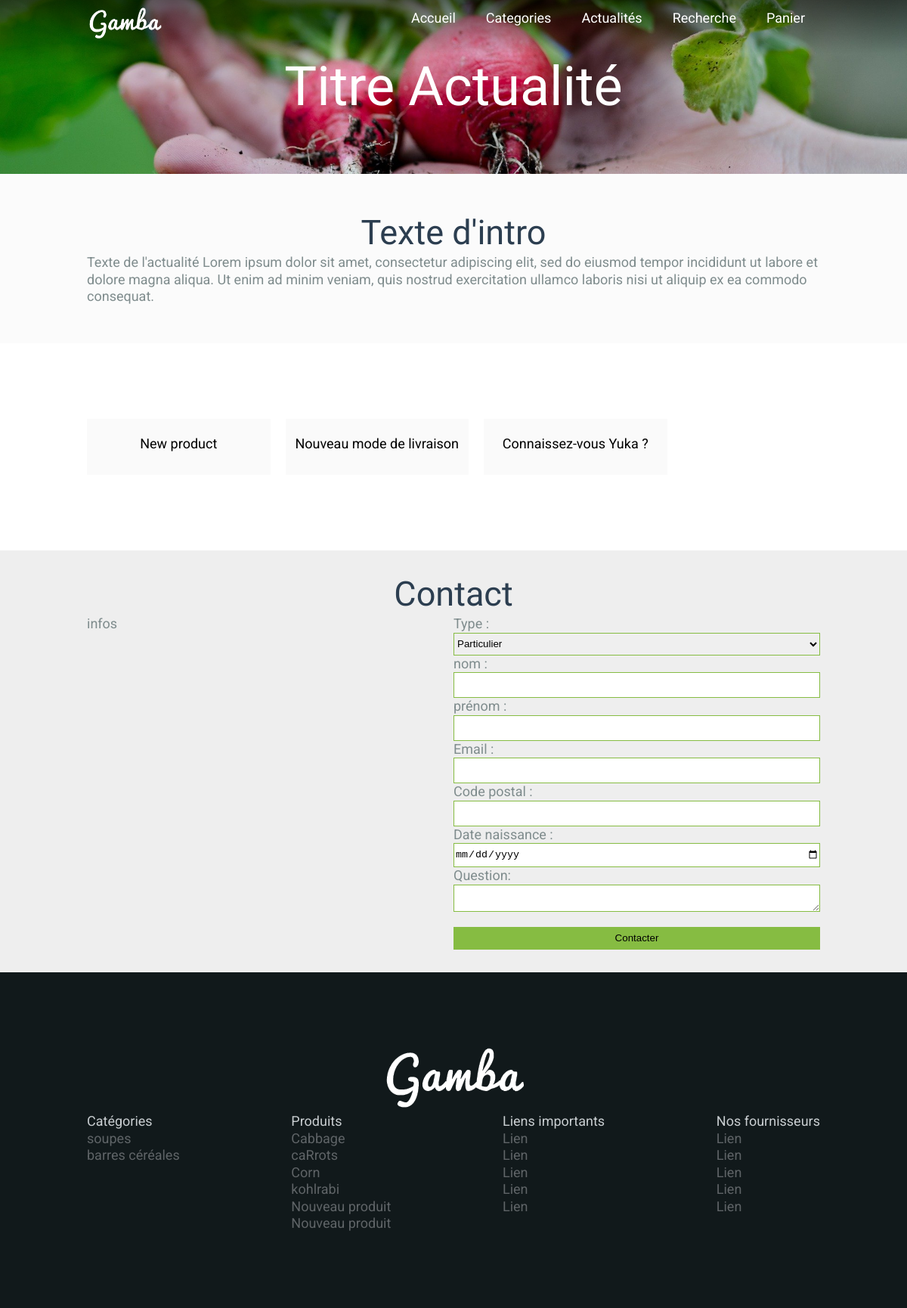
Page /?p=actualites on the committed database.
### tables this page shows
CREATE TABLE `actualites` (
  `id_actu` int(11) NOT NULL,
  `nom_actu` varchar(50) NOT NULL,
  `dec_actu` varchar(255) NOT NULL,
  `content_actu` longtext NOT NULL
);

CREATE TABLE `categorie` (
  `id_cat` int(11) NOT NULL,
  `nom_cat` varchar(50) NOT NULL,
  `desc_cat` text NOT NULL,
  `text_cat` longtext NOT NULL,
  `id_cat_cat` int(11) DEFAULT NULL
);

CREATE TABLE `produits` (
  `id_produit` int(11) NOT NULL,
  `nom_produit` varchar(50) NOT NULL,
  `desc_produit` text NOT NULL,
  `sous_titre_produit` varchar(50) NOT NULL,
  `id_cat_produit` int(11) DEFAULT NULL
);

### controllers/header.php (called while the page is built)
<?php
$menu = [
	[
		"text" => "Accueil",
		"url" => "./"
	],
	[
		"text" => "Categories",
		"url" => "./?p=categories"
	],
	[
		"text" => "Actualités",
		"url" => "./?p=actualites"
	],
	[
		"text" => "Recherche",
		"url" => "./?p=recherche"
	],
	[
		"text" => "Panier",
		"url" => "./?p=panier"
	]
];
require("views/header.php");
?>

### controllers/page_actualites.php (called while the page is built, shortened)
<?php
$actualites = all("actualites");
require("views/page_actualites.php");
?>

### core/bdd.php (called while the page is built, shortened)
<?php
    function all($table){
        $db =   $GLOBALS["db"];
        $sql = "SELECT * FROM $table";
        $rst = $db->query($sql);
        return $rst->fetchAll(PDO::FETCH_ASSOC);
    }
?>

### controllers/contact.php (called while the page is built, shortened)
<?php
require("views/contact.php");
?>

### controllers/footer.php (called while the page is built)
<?php
$categories = all("categorie");
$produits = all("produits");
require("views/footer.php");
?>

### views/page_actualites.php (the view, shortened to what this page needs)
<?php afficher("header"); ?>
<div id="introproduct">
	<div class="container">
		<h1>Titre actualité</h1>
	</div>
</div>
<div id="deal">
	<div class="container">
		<h2>Texte d'intro</h2>
		<div class="ligne">
			<div>
				<p>Texte de l'actualité Lorem ipsum dolor sit amet, consectetur adipiscing elit, sed do eiusmod tempor incididunt ut labore et dolore magna aliqua. Ut enim ad minim veniam, quis nostrud exercitation ullamco laboris nisi ut aliquip ex ea commodo consequat.</p>
			</div>
		</div>
	</div>
</div>
<div id="products">
	<div class="container">
		<div id="listprod">
			<?php foreach($actualites as $key => $actualite){
				$id = $actualite["id_actu"];
				$nom = $actualite["nom_actu"];
			?>
				<a href="?p=actualite&id=<?php echo $id ?>" class="prod">
					<span>
						<?php echo $nom;?>
					</span>
				</a>
			<?php }?>
		</div>
	</div>
</div>
<?php afficher("contact"); ?>
<?php afficher("footer"); ?>

### core/rooter.php (shortened to what this page needs)
<?php
function afficher($view){
	if($view == "header"){
		require("controllers/header.php");
	}
	if($view == "footer"){
		require("controllers/footer.php");
	}
	if($view == "contact"){
		require("controllers/contact.php");
	}
}
$p = "";
if(isset($_GET["p"])){
	$p = $_GET["p"];
}
switch($p){
	case "actualites":
		require("controllers/page_actualites.php");
	break;
}
$content = ob_get_contents();
?>

### views/header.php
<header id="navmenu">
	<div class="container ligne">
		<a href="" id="logo">
			<img src="styles/imgs/logo.png" alt="">
		</a>
		<div id="menu" class="ligne">
			<?php foreach($menu as $key => $lien){ ?>
				<a href="<?php echo $lien["url"] ?>" class="menu"><?php echo $lien["text"] ?></a>
			<?php } ?>
		</div>
	</div>
</header>

### views/contact.php (shortened to what this page needs)
<div id="contact">
	<div class="container">
		<h2>Contact</h2>
		<div class="duo">
			<div>infos</div>
			<div>
				<form id="monForm" action="#contact" method="post">
					<label for="inpType">Type :</label>
					<select name="type" id="inpType">
						<option value="part">Particulier</option>
					</select>
					<label for="inpNom">nom :</label>
					<input type="text" name="nom" id="inpNom">
					<label for="inpPre">prénom :</label>
					<input type="text" name="prenom" id="inpPre">
					<label for="inpEmail">Email :</label>
					<input type="text" name="email" id="inpEmail">
					<label for="inpCpde">Code postal :</label>
					<input type="text" name="cp" id="inpCode">
					<label for="inpDate">Date naissance :</label>
					<input type="date" name="date" id="inpDate">
					<label for="inpQues">Question:</label>
					<textarea name="question" id="inpQues" cols="30" rows="10"></textarea>
					<input type="submit" value="Contacter">
				</form>
			</div>
		</div>
	</div>
</div>

### views/footer.php (shortened to what this page needs)
<footer id="footer">
	<div class="container">
		<img src="styles/imgs/logo.png" alt="">
		<div class="ligne">
			<div class="footer">
				<h4>Catégories</h4>
				<?php foreach($categories as $key => $categorie){
					$nom = $categorie["nom_cat"];
				?>
					<a href="#" title="" class="menufoot"><?php echo $nom ?></a>
				<?php }?>
			</div>
			<div class="footer">
				<h4>Produits</h4>
				<?php foreach($produits as $key => $produit){
					$nom = $produit["nom_produit"];
				?>
					<a href="#" title="" class="menufoot"><?php echo $nom ?></a>
				<?php }?>
			</div>
			<div class="footer">
				<h4>Liens importants</h4>
				<a href="#" title="" class="menufoot">Lien</a>
				<a href="#" title="" class="menufoot">Lien</a>
				<a href="#" title="" class="menufoot">Lien</a>
				<a href="#" title="" class="menufoot">Lien</a>
				<a href="#" title="" class="menufoot">Lien</a>
			</div>
			<div class="footer">
				<h4>Nos fournisseurs</h4>
				<a href="#" title="" class="menufoot">Lien</a>
				<a href="#" title="" class="menufoot">Lien</a>
				<a href="#" title="" class="menufoot">Lien</a>
				<a href="#" title="" class="menufoot">Lien</a>
				<a href="#" title="" class="menufoot">Lien</a>
			</div>
		</div>
	</div>
</footer>

### index.php (shortened to what this page needs)
<?php
    require("core/bdd.php");
	require("core/rooter.php");
?>
<!doctype html>
<html>
<head>
	<link rel="stylesheet" href="styles/reset.css">
	<link rel="stylesheet" href="styles/styles.css">
</head>
<body>
	<?php echo $content ?>
</body>
</html>

### styles/styles.css (style rules this page uses)
body { font-family: 'Roboto', sans-serif; font-size:18px; color:#7f8c8d; line-height:1.25em; }
a { color:inherit; text-decoration: none; }
h1 { font-family: 'Indie Flower', cursive; font-size:4em; text-align: center; line-height:1.25em; }
h2 { font-family: 'Indie Flower', cursive; font-size: 2.5em; text-align: center; color:#2c3e50; line-height:1.25em; }
h4 { color: #c9ced1; text-align: left; }
p { text-align: center; }
.container { width: 970px; margin:auto; }
#navmenu { width: 100%; height: 50px; position: fixed; padding: 10px 0px; background: linear-gradient(180deg, rgba(0,0,0,0.5) 0%, rgba(0,0,0,0) 100%); }
#logo { width: 100px; }
#logo>img { width: 100%; }
.menu { padding: 5px 20px; color: #fff; text-decoration: none; line-height: 1em; }
#deal { background-color: #fbfbfb; padding: 50px 0px; }
.ligne { display: flex; justify-content: space-between; }
#deal h3,#deal p { text-align: left; }
#contact { background: #eee; padding: 30px 0px; }
.duo { display: flex; }
.duo>div { width: 50%; }
#monForm { display: flex; flex-direction: column; }
#monForm input,#monForm textarea,#monForm select { border : 1px solid #86bc42; height: 30px; }
#monForm input[type="submit"] { background:#86bc42; margin-top: 20px; }
#products { padding: 100px 0px; }
#listprod { display: grid; grid-template-columns:25% 25% 25% 25%; grid-gap: 20px; }
.prod { display: flex; flex-direction: column; border:2px solid #fafafa; color: #000; text-align: center; text-decoration: none; transition: box-shadow ease-in-out 0.3s; }
.prod>span { background: #fafafa; height: 50px; padding: 20px 0px 0px 0px; transition: background ease-in-out 0.3s; }
#footer { background: #11191b; text-align: center; padding: 100px 0px; }
.footer { text-align: left; display: flex; flex-direction: column; }
.menufoot { color:#5f6467; text-decoration: none; }
#introproduct { background: url("imgs/radish.jpg") no-repeat center; background-size: 100% auto; padding: 70px 0px; color: #fff; text-transform: capitalize; }

### rows in the picture
actualites: nom_actu "New product"
actualites: nom_actu "Nouveau mode de livraison"
actualites: nom_actu "Connaissez-vous Yuka ?"
categorie: nom_cat "soupes"
categorie: nom_cat "barres céréales"
produits: nom_produit "Cabbage"
produits: nom_produit "caRrots"
produits: nom_produit "Corn"
produits: nom_produit "kohlrabi"
produits: nom_produit "Nouveau produit"
produits: nom_produit "Nouveau produit"

### other values in the picture
$lien["text"] "Accueil"
$lien["text"] "Categories"
$lien["text"] "Actualités"
$lien["text"] "Recherche"
$lien["text"] "Panier"
